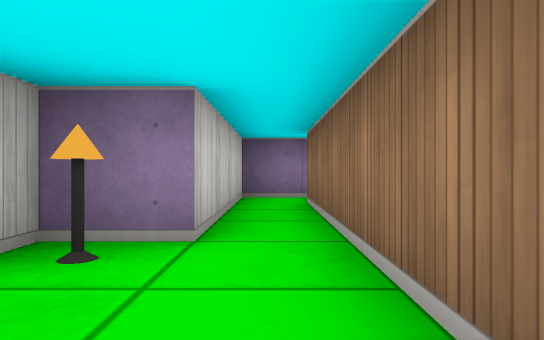
[1] (above)

16 first-person views from a walk through a cub3D level. The camera is about half as high as the walls, looks level and sees 70° across. The floor is counted in squares. Each view is taken from the middle of a square. On the plan, view 1 faces up. The plan holds only what a view shows up to about 9 squares ahead; the rest is blank.

[2]
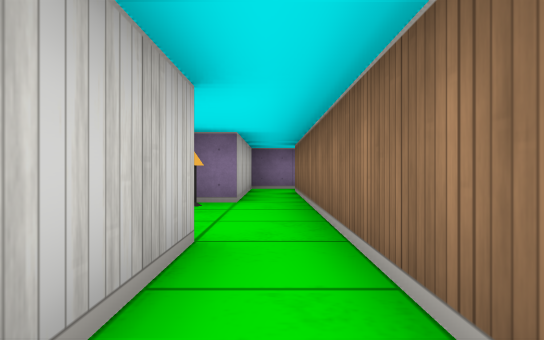

[3]
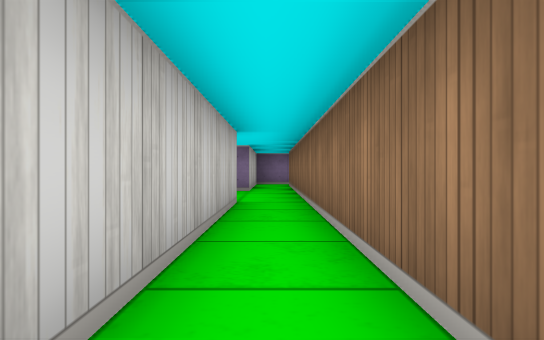

[4]
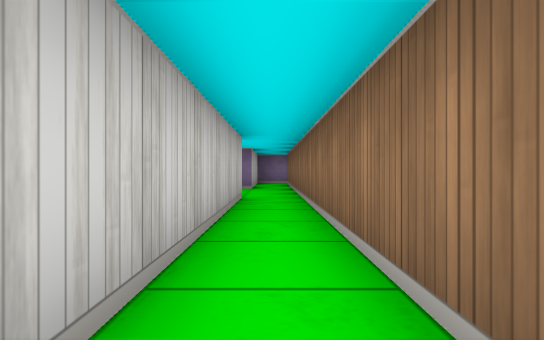

[5]
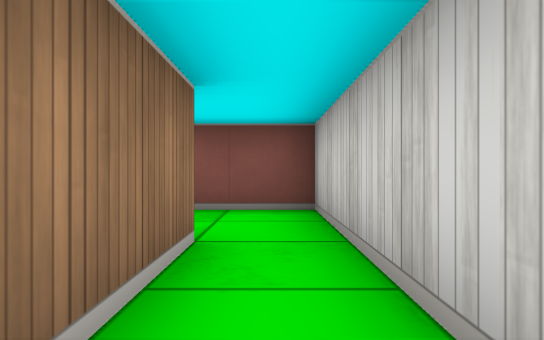

[6]
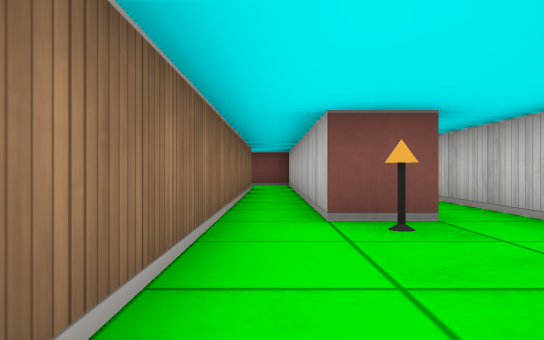

[7]
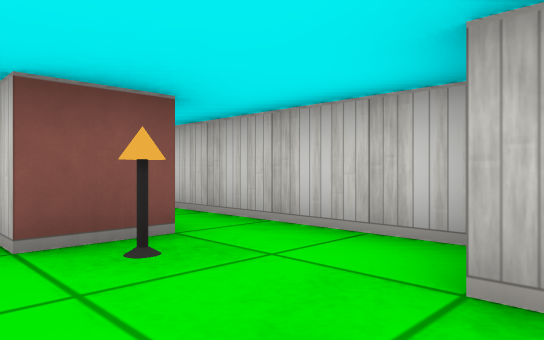

[8]
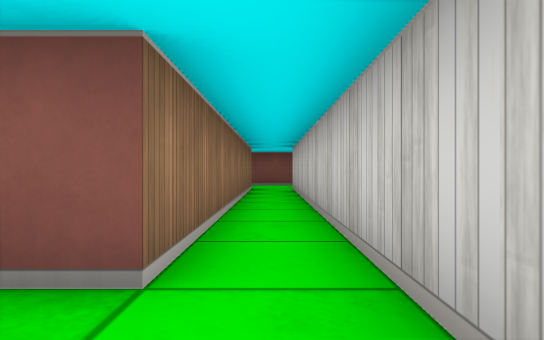

[9]
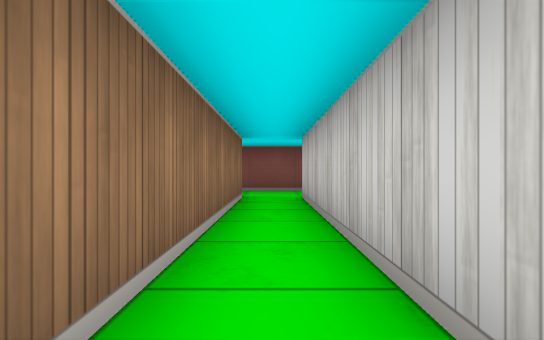

[10]
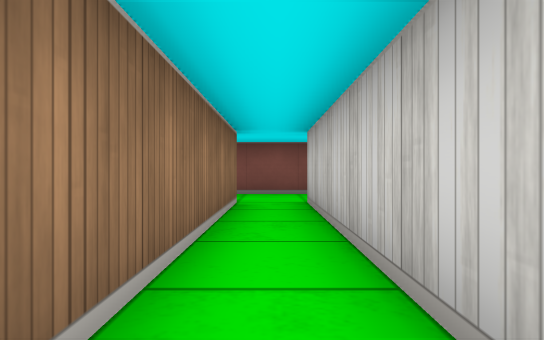

[11]
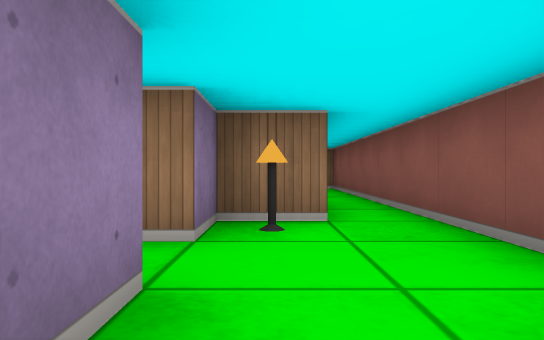

[12]
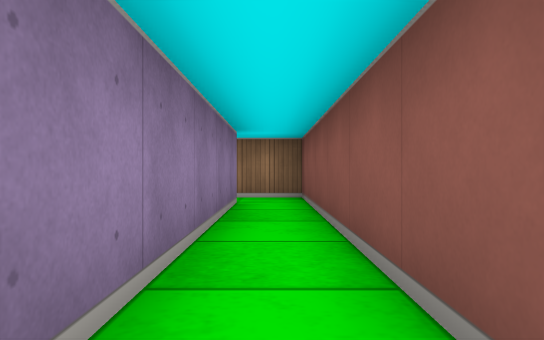

[13]
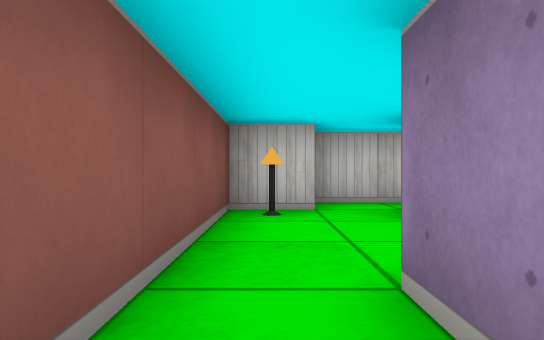

[14]
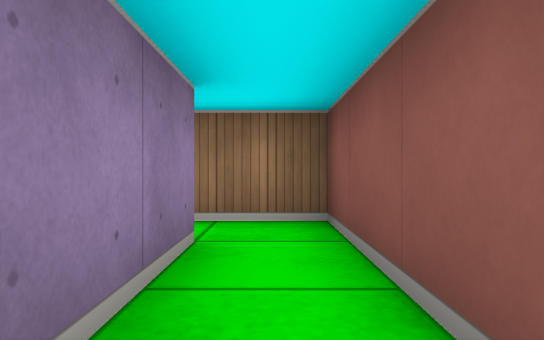

[15]
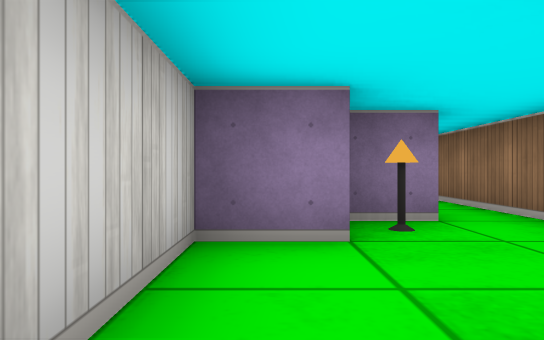

[16]
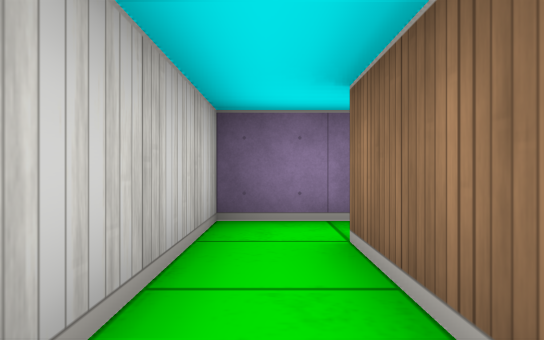

### Floor plan
Ten units are one square. View 1 is at (0, 0); x grows to the right and y downward. Boxes are objects, and circles mark ways between rooms. Rooms are numbered by the first view taken in them; rooms with no view inside come last. Other rooms are left out.
<svg viewBox="-50 -70 110 180">
<path fill="none" stroke="#000" d="M5 65 5 -55M8 -65 -5 -65 -5 -25 -15 -25 -15 -15 -25 -15 -25 85M-15 85 -15 5 -5 5 -5 65M-5 65 -5 85 10 85M-45 81 -45 95M-25 85 -34 85M-35 95 -35 105 -5 105M-5 95 -5 85 -15 85M45 95 -5 95M-5 105 55 105 55 92"/>
<rect x="-15" y="-5" width="10" height="10" fill="#bbb"><title>torch</title></rect>
<rect x="-15" y="-25" width="10" height="10" fill="#bbb"><title>torch</title></rect>
<rect x="-35" y="95" width="10" height="10" fill="#bbb"><title>torch</title></rect>
<rect x="-15" y="85" width="10" height="10" fill="#bbb"><title>torch</title></rect>
<circle cx="0" cy="70" r="3" fill="#2a7"/>
<circle cx="-20" cy="80" r="3" fill="#2a7"/>
<circle cx="-30" cy="90" r="3" fill="#2a7"/>
<circle cx="0" cy="100" r="3" fill="#2a7"/>
<text x="0" y="10">1</text>
<text x="10" y="70">2</text>
<text x="-40" y="-10">3</text>
<text x="-20" y="90">4</text>
<text x="30" y="100">5</text>
</svg>
Room 1 opens to room 2. Room 1 opens to room 4. Room 3 opens to room 4. Room 4 opens to room 5.

Where each view was taken, in squares from view 1:
view 1: 0 up, 0 right, facing up
view 2: 3 down, 0 right, facing up
view 3: 6 down, 0 right, facing up
view 4: 7 down, 0 right, facing up
view 5: 4 down, 0 right, facing down
view 6: 3 up, 0 right, facing down
view 7: 2 up, 0 right, facing down-left
view 8: 1 up, 2 left, facing down
view 9: 2 down, 2 left, facing down
view 10: 3 down, 2 left, facing down
view 11: 9 down, 4 left, facing right
view 12: 10 down, 1 left, facing right
view 13: 10 down, 1 right, facing left
view 14: 10 down, 2 right, facing right
view 15: 1 down, 2 left, facing up
view 16: 3 up, 0 right, facing up
